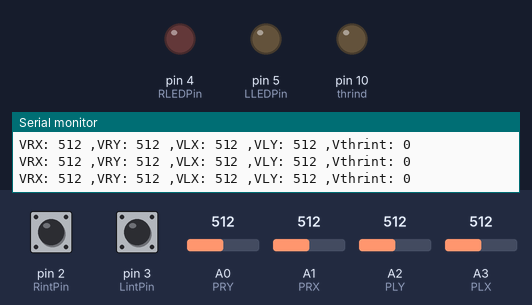
The sketch below on a simulated Arduino Uno, built with avr-gcc and run on an emulated ATmega328P. On the bench: output pins drawn as LEDs (lit = HIGH), the last lines printed to the serial monitor. The inputs (shaded band) are chosen by the test bench; at power-on: A3 (PLX) = 512, pin 2 (RintPin) HIGH, pin 3 (LintPin) HIGH, A0 (PRY) = 512, A1 (PRX) = 512, A2 (PLY) = 512. No radio packets arrive unless stated.

Above: at 1.2 s.
1.3 s: A3 (PLX) set to 522
4.3 s: A3 (PLX) set to 546
At 4.86 s:
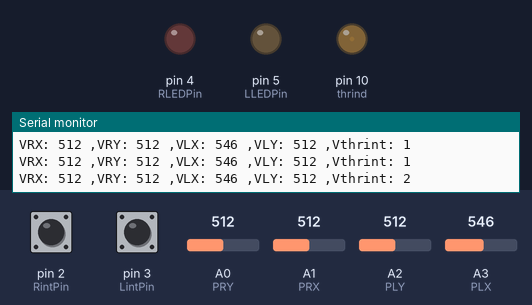
7.3 s: pin 2 (RintPin) pulled LOW for 0.15 s
At 7.42 s:
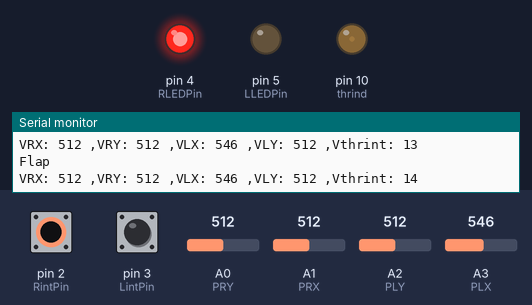
10.3 s: pin 3 (LintPin) pulled LOW for 0.15 s
At 10.46 s:
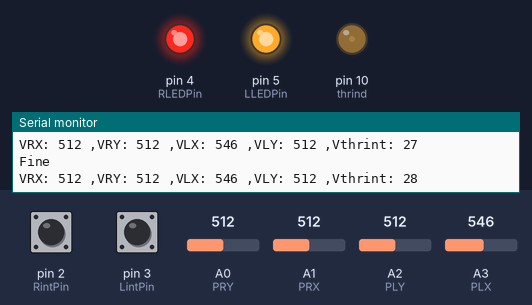
13.3 s: A3 (PLX) set to 30
16.3 s: A3 (PLX) set to 716
At 17.0 s:
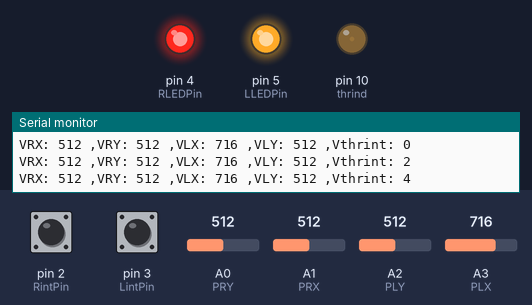
Timing chart, 0 to 22.5 s (numbered marks = the images above; inputs shaded):
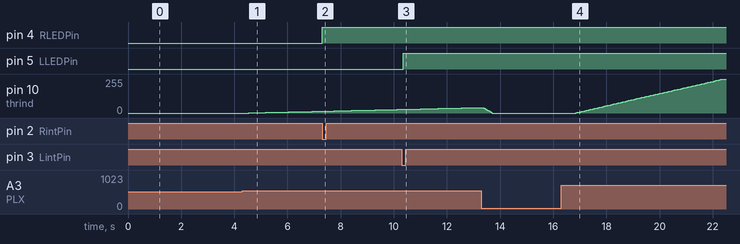

Measured:
- after the input at 4.3 s, pin 10 (thrind): moves from 0/255 to 13/255 over 2.6 s, starting after 0.24 s
- after the input at 7.3 s, pin 4 (RLEDPin): LOW → HIGH at once
- after the input at 10.3 s, pin 5 (LLEDPin): LOW → HIGH after 0.05 s
- after the input at 16.3 s, pin 10 (thrind): moves from 0/255 to 255/255 over 5.6 s, starting after 0.55 s

The sketch:

RF_Send.ino
```cpp
#include "RF24.h"

#define DEBUG_FLG 1
#define DEBUG_PRINT(x){if(DEBUG_FLG){Serial.print(x);}}

RF24 rf24(7, 8); // CE腳, CSN腳
//RF setup
const byte addr[] = "1Node";
struct MyData {
  int throttle=0;
  int aileron=0;
  int rudder=0;
  int elevator=0;
  int flap=0;
  int fine=0;
};
MyData msg;

//Joystick input
int PLX = A3, VLX=0;//Pin/Value Right X
int PLY = A2, VLY=0;
int PRX = A1, VRX=0;
int PRY = A0, VRY=0;

//Gain
float thrGain = 0.05;

//Calibrate
int calNum=10;
int RXcal=0, RYcal=0, LXcal=0, LYcal=0;

//Interrupt
const byte RintPin = 2, LintPin = 3, RLEDPin = 4, LLEDPin = 5, thrind = 10;
int lastFine = 1, lastFlap = 1, Vthrint = 0;

void setup() {
  //RF
  rf24.begin();
  rf24.setChannel(83);       // 設定頻道編號
  rf24.openWritingPipe(addr); // 設定通道位址
  rf24.setPALevel(RF24_PA_MIN);   // 設定廣播功率
  rf24.setDataRate(RF24_250KBPS); // 設定傳輸速率
  rf24.stopListening();       // 停止偵聽；設定成發射模式
  //Serial
  Serial.begin(9600);
  //Interrupt
  pinMode(RintPin, INPUT_PULLUP);
  pinMode(LintPin, INPUT_PULLUP);
  pinMode(RLEDPin, OUTPUT);
  pinMode(LLEDPin, OUTPUT);
  pinMode(thrind, OUTPUT);/*throttle indicator light
  attachInterrupt(0, flap, FALLING);
  attachInterrupt(1, fine, FALLING);*/
  //Calibrate
  for(int i=0; i<calNum; i++){
      RXcal+=analogRead(PRX);
      RYcal+=analogRead(PRY);
      LXcal+=analogRead(PLX);
      LYcal+=analogRead(PLY);
  }
  RXcal/=calNum;
  RYcal/=calNum;
  LXcal/=calNum;
  LYcal/=calNum;
}

void loop() {
  rf24.write(&msg, sizeof(msg));  // 傳送資料
  VRX = analogRead(PRX);  // read the input pin, thr
  VRY = analogRead(PRY);  // read the input pin, rud
  VLX = analogRead(PLX);  // read the input pin, ail
  VLY = analogRead(PLY);  // read the input pin, elv
  DEBUG_PRINT("VRX: ")
  DEBUG_PRINT(VRX)
  DEBUG_PRINT(" ,VRY: ")
  DEBUG_PRINT(VRY)
  DEBUG_PRINT(" ,VLX: ")
  DEBUG_PRINT(VLX)
  DEBUG_PRINT(" ,VLY: ")
  DEBUG_PRINT(VLY)
  DEBUG_PRINT(" ,Vthrint: ")
  DEBUG_PRINT(Vthrint)
  DEBUG_PRINT("\r\n")

  msg.throttle+=(VLX-LXcal)*thrGain;
  if(msg.throttle>1000){msg.throttle=1000;}
  else if(msg.throttle<-100){msg.throttle=-100;}

  if(msg.throttle>0){
    Vthrint = map(msg.throttle, 0, 1000, 0, 255);
    analogWrite(thrind, Vthrint);
  }
  else{
    Vthrint = 0;
    analogWrite(thrind, 0);
  }
  msg.rudder=-VLY+LYcal;
  msg.aileron=VRY-RYcal;
  msg.elevator=-VRX+RXcal;

  int fineval = digitalRead(LintPin);
  int flapval = digitalRead(RintPin);
  if((lastFine == 1)&&(fineval == 0)){
    fine();
  }
  if((lastFlap == 1)&&(flapval == 0)){
    flap();
  }
  lastFine = fineval;lastFlap = flapval;
  //delay(50);
}

void fine(){
  msg.fine++;
  msg.fine = msg.fine%2;
  digitalWrite(LLEDPin, msg.fine);
  Serial.println("Fine");
}

void flap(){
  msg.flap++;
  msg.flap = msg.flap%2;
  digitalWrite(RLEDPin, msg.flap);
  Serial.println("Flap");
}
```
